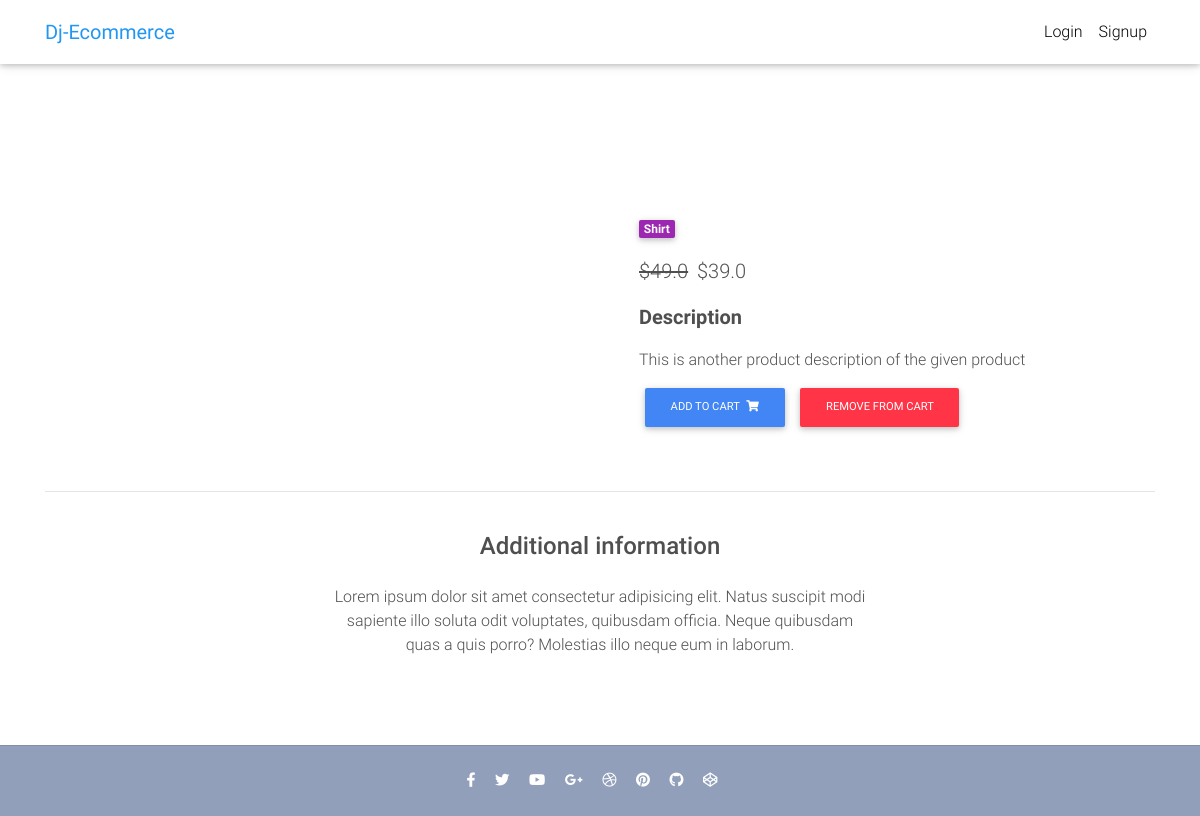
The app's page /product/test_product_2/ with its own data.
### core/models.py (models this page shows, shortened)
class Item(models.Model):
    title = models.CharField(max_length= 200)
    price = models.FloatField()
    discount_price = models.FloatField(blank = True, null = True)
    category = models.CharField(choices = CATEGORY_CHOICES, max_length = 2)
    label = models.CharField(choices = LABEL_CHOICES, max_length = 1)
    slug = models.SlugField()
    description = models.TextField()
    def get_add_to_cart_url(self):
        return reverse("core:add-to-cart", kwargs = { 'slug': self.slug })
    def get_remove_from_cart_url(self):
        return reverse("core:remove-from-cart", kwargs = { 'slug': self.slug })

### core/views.py (the view)
# urls.py: path('product/<slug>/', ItemDetailView.as_view(), name = 'product'),
class ItemDetailView(generic.DetailView):
    model = Item
    context_object_name = 'item_details'
    queryset = Item.objects.all()
    paginate_by = 10
    template_name = "core/product.html"

### core/templates/core/product.html (shortened to what this page needs)
{% extends "account/base.html" %}
{% block content %}
<body>
  <main class="mt-5 pt-4">
    <div class="container dark-grey-text mt-5">
      <div class="row wow fadeIn">
        <div class="col-md-6 mb-4">
        </div>
        <div class="col-md-6 mb-4">
          <div class="p-4">
            <div class="mb-3">
              <a href="">
                <span class="badge purple mr-1">{{ object.get_category_display }}</span>
              </a>
            </div>
            <p class="lead">
              {% if object.discount_price %}
              <span class="mr-1">
                <del>${{ object.price }}</del>
              </span>
              <span>${{ object.discount_price }}</span>
              {% else %}
              <span>${{ object.price }}</span>
              {% endif %}
            </p>
            <p class="lead font-weight-bold">Description</p>
            <p>{{ object.description }}</p>
            <a href="{{ object.get_add_to_cart_url }}" class="btn btn-primary btn-md my-0 p">
              Add to cart
              <i class="fas fa-shopping-cart ml-1"></i>
            </a>
            <a href="{{ object.get_remove_from_cart_url }}" class="btn btn-danger btn-md my-0 p">
              Remove from cart
            </a>
          </div>
        </div>
      </div>
      <hr>
      <div class="row d-flex justify-content-center wow fadeIn">
        <div class="col-md-6 text-center">
          <h4 class="my-4 h4">Additional information</h4>
          <p>Lorem ipsum dolor sit amet consectetur adipisicing elit. Natus suscipit modi sapiente illo soluta odit
            voluptates,
            quibusdam officia. Neque quibusdam quas a quis porro? Molestias illo neque eum in laborum.</p>
        </div>
      </div>
      <div class="row wow fadeIn">
        <div class="col-lg-4 col-md-12 mb-4">
        </div>
        <div class="col-lg-4 col-md-6 mb-4">
        </div>
        <div class="col-lg-4 col-md-6 mb-4">
        </div>
      </div>
    </div>
  </main>
  <footer class="page-footer text-center font-small mt-4 wow fadeIn">
    <hr class="my-4">
    <div class="pb-4">
      <a href="https://www.facebook.com/mdbootstrap" target="_blank">
        <i class="fab fa-facebook-f mr-3"></i>
      </a>
      <a href="https://twitter.com/MDBootstrap" target="_blank">
        <i class="fab fa-twitter mr-3"></i>
      </a>
      <a href="https://www.youtube.com/watch?v=7MUISDJ5ZZ4" target="_blank">
        <i class="fab fa-youtube mr-3"></i>
      </a>
      <a href="https://plus.google.com/u/0/b/107863090883699620484" target="_blank">
        <i class="fab fa-google-plus-g mr-3"></i>
      </a>
      <a href="https://dribbble.com/mdbootstrap" target="_blank">
        <i class="fab fa-dribbble mr-3"></i>
      </a>
      <a href="https://pinterest.com/mdbootstrap" target="_blank">
        <i class="fab fa-pinterest mr-3"></i>
      </a>
      <a href="https://github.com/mdbootstrap/bootstrap-material-design" target="_blank">
        <i class="fab fa-github mr-3"></i>
      </a>
      <a href="http://codepen.io/mdbootstrap/" target="_blank">
        <i class="fab fa-codepen mr-3"></i>
      </a>
    </div>
</body>
{% endblock content %}

### core/templates/base_template.html (style rules this page uses)
html, body, header, .carousel { height: 60vh; }

### records on screen
Item: category "Shirt", price "49.0", discount_price "39.0", description "This is another product description of the given product"
